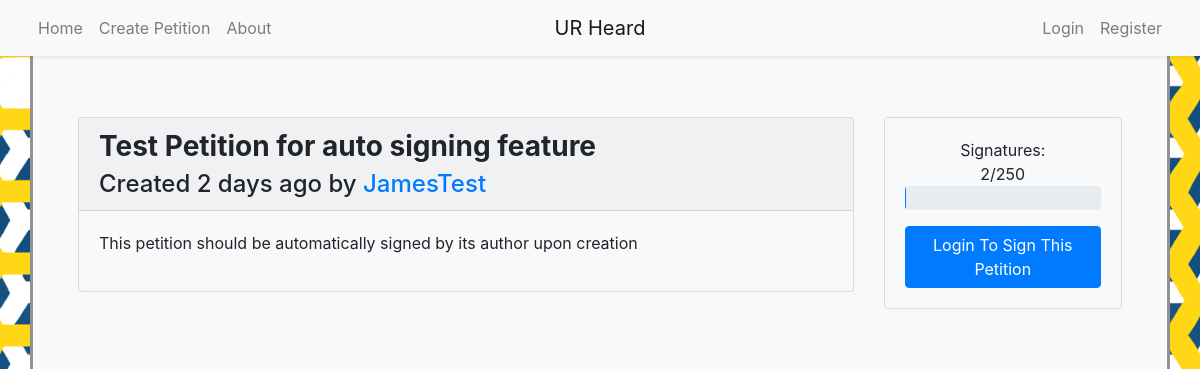
The app's page /petition/4, older data.
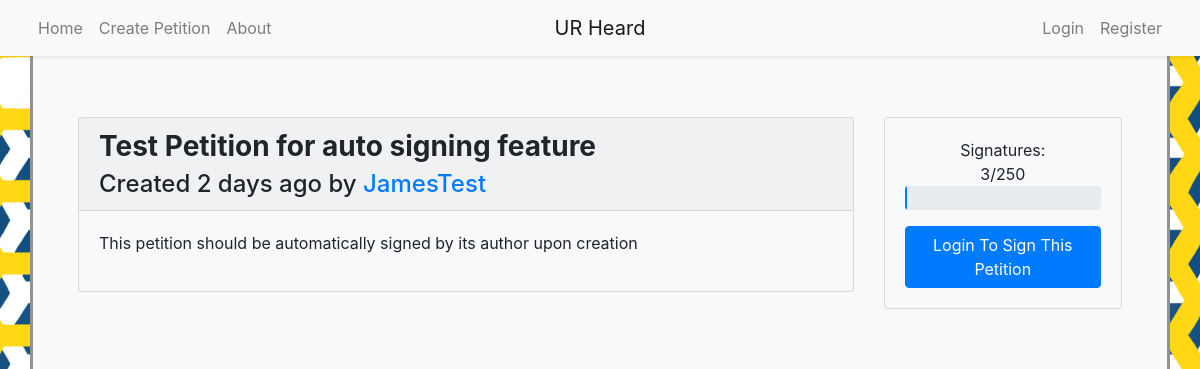
The same page, newer data.
### models.py (models this page shows, shortened)
class Petition(db.Model):
	__tablename__ = 'petition'
	id = db.Column(db.Integer, primary_key=True)
	title = db.Column(db.String(80), nullable=False)
	body = db.Column(db.Text, nullable=False)
	author_id = db.Column(db.Integer, db.ForeignKey('user.id'), nullable=False)
	author = db.relationship('User', backref='petition')
	timestamp = db.Column(db.DateTime, default=datetime.utcnow)
	signers = db.relationship('User', secondary=signature, backref='signed_petitions')
	initial_signatures = 0
	signature_count = db.Column(db.Integer, default=initial_signatures)

class User(UserMixin, db.Model):
	__tablename__ = 'user'
	id = db.Column(db.Integer, primary_key=True)
	name = db.Column(db.String(50), nullable=False, unique=True, index=True)
	email = db.Column(db.String(50), unique=True, index=True)
	password_hash = db.Column(db.String(128))
	@property
	def password(self):
		raise AttributeError('password is not a readable attribute')

### app.py (the view)
@app.route('/petition/<int:id>', methods=['GET', 'POST'])
def petition(id):
	petition = Petition.query.get_or_404(id)
	signature = db.session.query(models.signature).filter_by(petition_id=id).all()
	form = signatureForm()
	signed = False
	if current_user.is_authenticated:
		signed = True if Petition.query.join(User.signed_petitions).filter(User.id==current_user.id, Petition.id==id).first() != None else False
		if form.validate_on_submit():
			current_signer=User.query.get_or_404(form.user_id.data)
			try:
				if signed:
					petition.signers.remove(current_signer)
				else:
					petition.signers.append(current_signer)
				petition.signature_count = len(petition.signers)
				print(len(petition.signers))
				db.session.add(petition)
				db.session.commit()
				return redirect(url_for('petition',id=id))
			except:
				flash("An issue occurred with the signature feature.")
				return redirect(url_for('petition',id=id))
		if signed:
			print('Exists')
			return render_template('petition.html', petition=petition, signature=signature, form=form, signed=True)
		else:
			return render_template('petition.html', petition=petition, signature=signature, form=form, signed=False)
	else:
		return render_template('petition.html', petition=petition, signature=signature, form=form)

### templates/petition.html (shortened to what this page needs)
{% extends "base.html" %}
{% block content %}
	<article class="container">
		<div class="row py-3">
			<div class="col-3 order-2" id="side-panel">
				<div class="sticky-top">
					<div class="card bg-light mb-3" style="max-width: 18rem;">
						<div class="card-body">
							<p class="text-center mb-0">Signatures:</p>
							<p class="text-center my-0 pt-0">{{petition.signature_count}}/250</p>
							<div class="progress mb-3" style="height:2em;">
								<div class="progress-bar" role="progressbar" style="width: {{petition.signature_count/250*100}}%;" aria-valuenow="{{petition.signature_count/250*100}}" aria-valuemin="0" aria-valuemax="250"></div>
							</div>
							{% if current_user.is_authenticated %}
								<form method="post">
									{{ form.csrf_token }}
									{{ form.user_id(value=current_user.id) }}
									{{ form.petition_id(value=petition.id) }}
									{% if signed %}
										{{ form.submit(value="Unsign This Petition", class_="btn btn-primary w-100") }}
									{% else %}
										{{ form.submit(value="Sign This Petition", class_="btn btn-primary w-100") }}
									{% endif %}
								</form>
							{% else %}
								<a href="/login?next=%2Fpetition%2F{{petition.id}}" class="btn btn-primary text-wrap w-100" style="max-width:100%">Login To Sign This Petition</a>
							{% endif %}
						</div>
					</div>
				</div>
			</div>
			<div class="col" id="main">
				<div class="card bg-light mb3" style="max-width: 100rem;">
					<heading class="card-header">
						<h3 class="card-title font-weight-bold">{{petition.title}}</h3>
						<h4 class="card-subtitle">Created {{moment(petition.timestamp).fromNow()}} by <a href="/profile/{{petition.author_id}}">{{petition.author.name}}</a></h4>
					</heading>
					<div class="card-body">
						<p style="white-space: pre-wrap;">{{petition.body}}</p>
					</div>
				</div>
			</div>
		</div>
	</article>
{% endblock content %}

### templates/base.html (shortened to what this page needs)
{% from 'bootstrap/nav.html' import render_nav_item %}
{% from 'bootstrap/utils.html' import render_messages %}
{% import "bootstrap/form.html" as wtf %}
<!DOCTYPE html>
<html lang="en">
	<head>
		{% block head %}
			{% block styles %}
				{{ bootstrap.load_css() }}
			{% endblock styles %}
		{% endblock head %}
	</head>
	<body>
		<nav class="navbar navbar-expand-sm bg-light navbar-light sticky-top shadow-sm">
			<div class="container justify-content-around px-0">
				<ul class="navbar-nav ml-auto w-50">
					{{ render_nav_item('index', 'Home', use_li=True) }}
					{{ render_nav_item('create', 'Create Petition', use_li=True) }}
					{{ render_nav_item('about', 'About', use_li=True) }}
				</ul>
				<a href="/" class="navbar-brand mx-auto d-block text-center w-25">UR Heard</a>
				<ul class="navbar-nav mr-auto w-50 justify-content-end">
					{% if current_user.is_authenticated %}
						{{ render_nav_item('profile', current_user.name, use_li=true) }}
						{{ render_nav_item('logout', 'Logout', use_li=True) }}
					{% else %}
						{{ render_nav_item('login', 'Login', use_li=True) }}
						{{ render_nav_item('register', 'Register', use_li=True) }}
					{% endif %}
				</ul>
			</div>
		</nav>
		<div class="container bg-light" id="shadow">
			<div class="container bg-light" id="content">
			{% block content %}{% endblock content %}
			</div>
		</div>
	</body>
</html>

Row changes from the older to the newer data that the page shows:
changed Petition "Test Petition for auto signing feature": signature_count "2" → "3"
